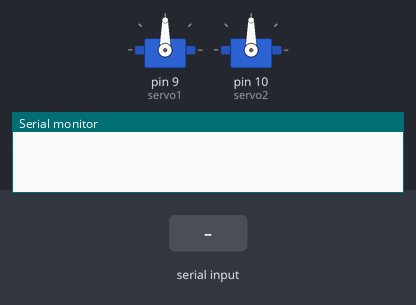
This sketch was run on a simulated Arduino Uno, built with avr-gcc and run on an emulated ATmega328P. Parts: 2 × servo, the last lines printed to the serial monitor. The inputs (shaded band) are chosen by the test bench.

Above: at 1.2 s.
1.3 s: "90,45\n" received over Serial
At 2.4 s:
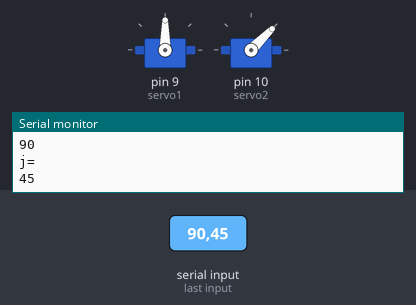
3.3 s: "30,150\n" received over Serial
At 5.0 s:
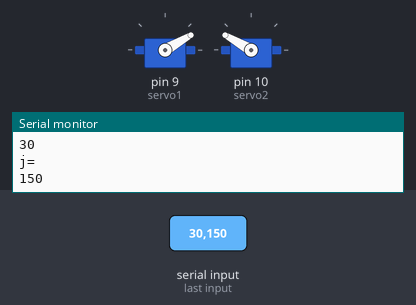
5.3 s: "1,90\n" received over Serial
At 6.7 s:
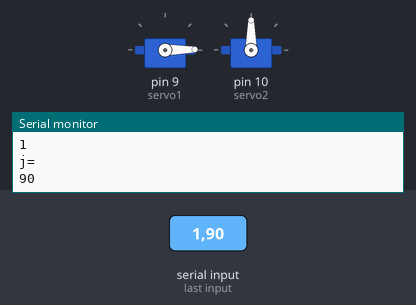
Timing chart, 0 to 8.3 s (numbered marks = the images above; inputs shaded):
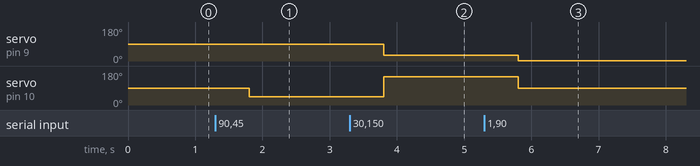

Measured:
- after the input at 1.3 s, servo on pin 10 (servo2): 90° → 45° after 0.50 s
- after the input at 3.3 s, servo on pin 9 (servo1): 90° → 30° after 0.50 s; servo on pin 10 (servo2): 45° → 150° after 0.50 s
- after the input at 5.3 s, servo on pin 9 (servo1): 30° → 1° after 0.50 s; servo on pin 10 (servo2): 150° → 90° after 0.50 s

The sketch:

servo_arduino_control.ino
```cpp
#include <Servo.h>

Servo servo1;
Servo servo2;


int i = 0;
int j = 0;


int prev_i,prev_j;

void setup()
{
  Serial.begin(19200);
  servo1.attach(9,500,2500);
  servo2.attach(10,500,2500);

}

void loop()
{
   while(Serial.available()== 0){};

   Serial.setTimeout(50000);


   i=Serial.parseInt();
   j=Serial.parseInt();
   Serial.println("i=");
   Serial.println(i);
   Serial.println("j=");
   Serial.println(j);


    delay(500);
   if(i==0 && j==0)
   {
    i=prev_i;
    j=prev_j;
   }


   Serial.println("i=");
   Serial.println(i);
   Serial.println("j=");
   Serial.println(j);
   servo1.write(i);
   servo2.write(j);

   prev_i=i;
   prev_j=j;


}
```
